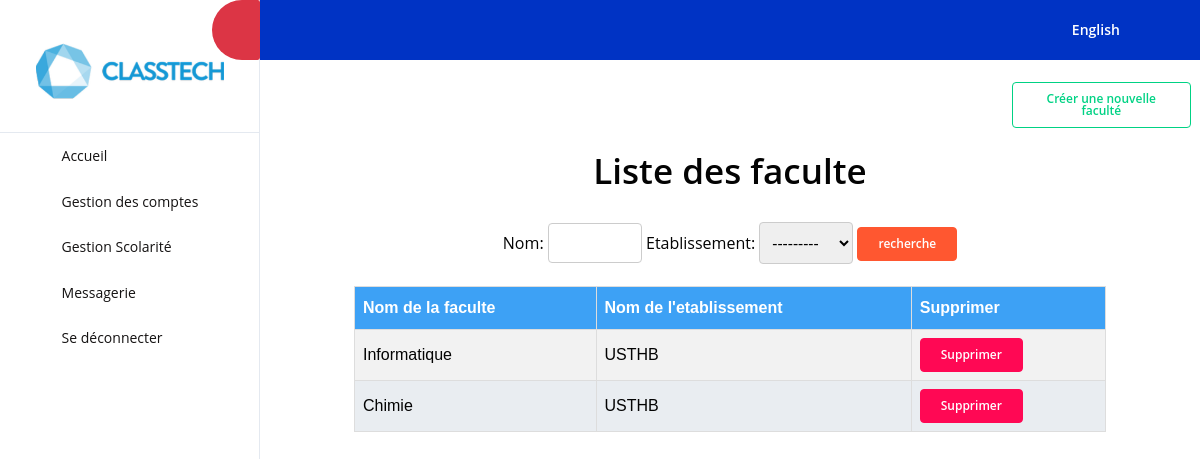
The app's page /faculte/ with its own data.
### gestion/models.py (models this page shows, shortened)
class etablissement(models.Model):
    nom=models.CharField(max_length=50)
    def __str__(self):
        return self.nom

class faculte(models.Model):
    nom=models.CharField(max_length=50)
    etablissement=models.ForeignKey("etablissement", on_delete=models.CASCADE)

### gestion/views.py (the view)
# urls.py: path('faculte/',facultetable,name="faculte"),
def facultetable(request):
    sec=faculte.objects.all()
    myfilter=facultefilter(request.GET ,queryset=sec)
    sec=myfilter.qs
    return render(request,'create/faculte.html',{'sec':sec,'myfilter':myfilter})

### gestion/templates/create/faculte.html (shortened to what this page needs)
{% load static %}
<!DOCTYPE html>
<html lang="en">
  <head>
    <link rel="stylesheet" href="{% static 'assets/vendors/mdi/css/materialdesignicons.min.css' %}">
    <link rel="stylesheet" href="{% static 'assets/vendors/flag-icon-css/css/flag-icon.min.css' %}">
    <link rel="stylesheet" href="{% static 'assets/vendors/css/vendor.bundle.base.css' %}">
    <link rel="stylesheet" href="{% static 'assets/vendors/jquery-bar-rating/css-stars.css' %}">
    <link rel="stylesheet" href="{% static 'assets/vendors/font-awesome/css/font-awesome.min.css' %}" >
    <link rel="stylesheet" href="{% static 'assets/css/demo_1/style.css' %}" />
  </head>
  <body>
    <div class="container-scroller">
      <nav class="sidebar sidebar-offcanvas offcanvas-fixed " id="sidebar">
        <ul class="nav">
          <li class="nav-item nav-profile border-bottom">
            <a href={% url 'accueiladmin' %} class="nav-link flex-column">
              <div class="nav-profile-text d-flex ml-0 mb-3 flex-column">
                <br>
                <figure ><img style="width:100%;margin-left:0"src="{% static 'images/logo.PNG'%}" alt="sing up image"></figure>
              </div>
            </a>
          </li>
          <li class="nav-item">
            <a class="nav-link" href={% url 'accueiladmin' %}>
              <i class="mdi mdi-compass-outline menu-icon"></i>
              <span class="menu-title">Accueil</span>
          </li>
          <li class="nav-item">
            <a class="nav-link" data-toggle="collapse" href="#ui-basic" aria-expanded="false" aria-controls="ui-basic">
              <i class="mdi mdi-contacts menu-icon"></i>
              <span class="menu-title">Gestion des comptes</span>
              <i class="menu-arrow"></i>
            </a>
          </li>
          <li class="nav-item">
            <a class="nav-link" data-toggle="collapse" href="#ui-basic" aria-expanded="false" aria-controls="ui-basic">
              <i class="mdi mdi-book-open-variant menu-icon"></i>
              <span class="menu-title">Gestion Scolarité</span>
              <i class="menu-arrow"></i>
            </a>
                </li>
              </ul>
            </div>
          <li class="nav-item">
            <a class="nav-link" href="{%url 'directs' user.username%}" >
              <i class="mdi mdi-email-variant menu-icon"></i>
              <span class="menu-title"> Messagerie</span>
            </a>
          </li>
          <li class="nav-item">
            <a class="nav-link" href="{%url 'logout'%}" >
              <i class="mdi mdi-compass-outline menu-icon"></i>
              <span class="menu-title">Se déconnecter</span>
            </a>
          </li>
        <nav class="navbar default-layout-navbar col-lg-12 col-12 p-0 fixed-top d-flex flex-row">
          <div class="navbar-menu-wrapper d-flex align-items-stretch">
            <button class="navbar-toggler navbar-toggler align-self-center" type="button" data-toggle="minimize">
              <span class="mdi mdi-chevron-double-left"></span>
            </button>
            <ul class="navbar-nav navbar-nav-right">
              <li class="nav-item nav-profile dropdown d-none d-md-block">
                <a class="nav-link dropdown-toggle" id="profileDropdown" href="#" data-toggle="dropdown" aria-expanded="false">
                  <div class="nav-profile-text">English </div>
                </a>
              </li>
              <li class="nav-item nav-logout d-none d-lg-block">
                <li class="nav-item dropdown">
                  <a class="nav-link" id="messageDropdown" href="#" data-toggle="dropdown" aria-expanded="false">
                    <i class="mdi mdi-account-outline"></i>
                  </a>
            </ul>
          </div>
        </nav>
        <div class="main-panel">
          <br>
          <a class="btn btn-outline-success" href={% url 'createfaculte' %} style="margin-left:80%;margin-right:1%">Créer une nouvelle faculté</a>
          <br>
          <center> <h1>Liste des faculte</h1> </center>
          <br>
          <center><form method="get">
            {{myfilter.form}}
            <button type="submit" class="btn btn-warning">recherche</button>
          </form></center>
          <br>
          <table id="customers">
            <tr>
              <th>Nom de la faculte</th>
              <th>Nom de l'etablissement</th>
              <th>Supprimer</th>
            </tr>
            {% for item in sec  %}
            <tr>
              <td> {{item.nom}} </td>
              <td> {{item.etablissement}} </td>
              <td><a href={% url 'deletefaculte' item.id %} type="button" class="btn btn-danger">Supprimer</a> </td>
            </tr>
            {% endfor %}
          </table>
     </div>
  </body>
</html>

### gestion/templates/create/faculte.html (style rules this page uses)
input, select { width: 10%; padding: 8px 8px; margin-left: 5%; display: inline-block; border: 1px solid #ccc; border-radius: 4px; box-sizing: border-box; }
#customers { font-family: Arial, Helvetica, sans-serif; border-collapse: collapse; width: 80%; margin-left:10%; }
#customers td, #customers th { border: 1px solid #ddd; padding: 8px; }
#customers tr:nth-child(even) { background-color: #f2f2f2; }
#customers tr:nth-child(odd) { background-color: #E9EDF1; }
#customers th { padding-top: 12px; padding-bottom: 12px; text-align: left; background-color: #3DA1F5 ; color: white; }

### records on screen
faculte: nom "Informatique", etablissement "USTHB"
faculte: nom "Chimie", etablissement "USTHB"
